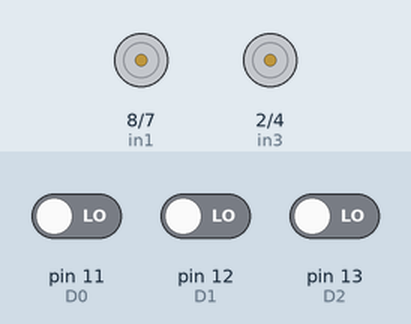
The sketch below on a simulated Arduino Uno, built with avr-gcc and run on an emulated ATmega328P. On the bench: motor-driver pin pairs drawn as motors (green arrow = first pin HIGH = forward, orange = second pin HIGH = backward, longer = more drive, scaled by the enable pin). Inputs (shaded band) come from the test bench; at power-on: pin 13 (D2) LOW, pin 11 (D0) LOW, pin 12 (D1) LOW.

Above: at 1.2 s.
1.3 s: pin 13 (D2) driven HIGH
At 1.7 s:
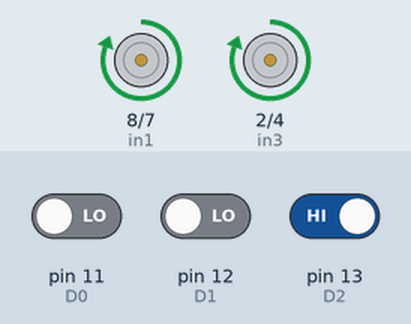
2.8 s: pin 11 (D0) driven HIGH and pin 12 (D1) driven HIGH
5.8 s: pin 11 (D0) driven LOW
At 6.7 s:
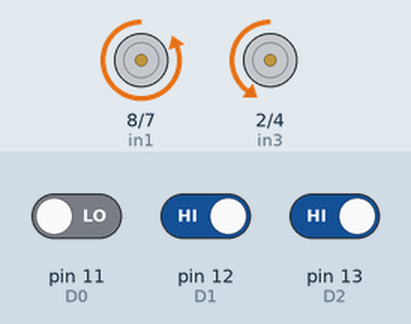
7.8 s: pin 11 (D0) driven HIGH and pin 12 (D1) driven LOW
10.8 s: pin 12 (D1) driven HIGH
At 11.7 s:
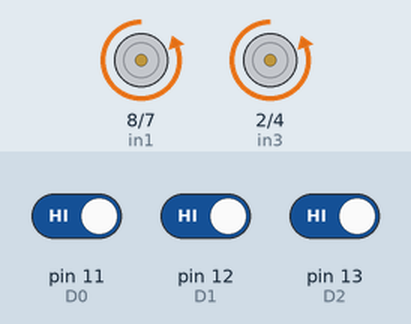
Timing chart, 0 to 13.8 s (numbered marks = the images above; inputs shaded):
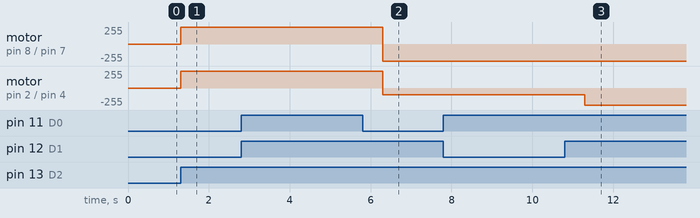

The sketch:

car_arduino.ino
```cpp
// Motor A connections
int enA = 9;
int in1 = 8;
int in2 = 7;
// Motor B connections
int enB = 3;
int in3 = 2;
int in4 = 4;
int D0 = 11; //D0 - nodeMCU
int D1 = 12; //D1 - nodeMCU
int D2 = 13; //D2 - nodeMCU (ENABLE)

void setup() {
  // Set all the motor control pins to outputs

  pinMode(in1, OUTPUT);
  pinMode(in2, OUTPUT);
  pinMode(in3, OUTPUT);
  pinMode(in4, OUTPUT);
  pinMode(enA, OUTPUT);
  pinMode(enB, OUTPUT);

  pinMode(D0 , INPUT);
  pinMode(D1, INPUT);
  pinMode(D2, INPUT);

  Serial.begin(115200);

  // Turn off motors - Initial state
  turnoff();
}


void loop()
{

  bool a = digitalRead(D2); //ENABLE
  bool b = digitalRead(D0);
  bool c = digitalRead(D1);

 // Serial.println(a);
 // Serial.println(b);
 // Serial.println(c);
  if (a == HIGH)
  {

    if (b == 1 && c == 1)
    {
    //  Serial.println("1");
      moveforward(5);
    }
    if (b == 0 && c == 0)
    {
      //Serial.println("2");
      movebackward(5);

    }
    if (b == 0 && c == 1)
    {
     // Serial.println("3");
      turnright(5);
    }
    if (b == 1 && c == 0)
    {
      //Serial.println("4");
      turnleft(5);
    }
   }
}

void turnoff() {
  digitalWrite(in1, LOW);
  digitalWrite(in2, LOW);
  digitalWrite(in3, LOW);
  digitalWrite(in4, LOW);
  digitalWrite(enA, LOW);
  digitalWrite(enB, LOW);


}

void moveforward(int tsec) {
  digitalWrite(in1, LOW);
  digitalWrite(in2, HIGH);
  digitalWrite(in3, LOW);
  digitalWrite(in4, HIGH);
  analogWrite(enA, 255);
  analogWrite(enB, 255);

  delay(tsec * 1000);
  turnoff();
}

void movebackward(int tsec) {
  digitalWrite(in1, HIGH);
  digitalWrite(in2, LOW);
  digitalWrite(in3, HIGH);
  digitalWrite(in4, LOW);
  analogWrite(enA, 255);
  analogWrite(enB, 255);

  delay(tsec * 1000);
  turnoff();
}


void turnleft(int tsec) {
  digitalWrite(in1, LOW);
  digitalWrite(in2, HIGH);
  digitalWrite(in3, LOW);
  digitalWrite(in4, HIGH);

  analogWrite(enA, 100);
  analogWrite(enB, 255);
  delay(tsec * 1000);
  turnoff();
}

void turnright(int tsec) {
  digitalWrite(in1, LOW);
  digitalWrite(in2, HIGH);
  digitalWrite(in3, LOW);
  digitalWrite(in4, HIGH);

  analogWrite(enA, 255);
  analogWrite(enB, 100);
  delay(tsec * 1000);
  turnoff();
}
```

Measured:
- after the input at 1.3 s, motor on pin 8 (in1) / pin 7 (in2), motor on pin 2 (in3) / pin 4 (in4): stopped → forward 255/255 at once
- after the input at 2.8 s, every drawn part: stays the same
- after the input at 5.8 s, motor on pin 2 (in3) / pin 4 (in4): forward 255/255 → backward 100/255 after 0.50 s
- after the input at 7.8 s, every drawn part: stays the same
- after the input at 10.8 s, motor on pin 8 (in1) / pin 7 (in2): stays backward 255/255 (without the input it goes to backward 100/255 after 0.50 s)
